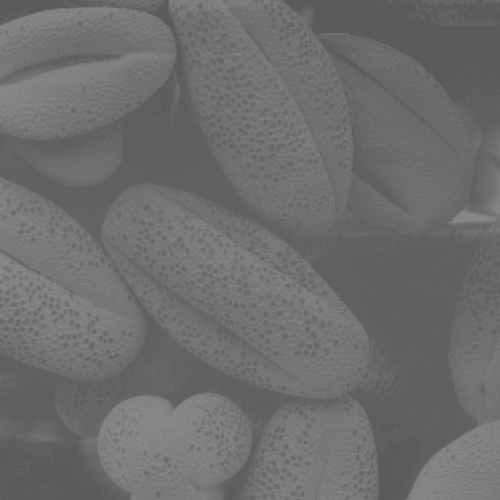
%> input picture Image Enhancement Using Histogram Processing/lab_a.tif, 500 x 500 px
$ octave Code_for_Image_Enhancement_Using_Histogram_Processing.m   (GNU Octave 9; MATLAB toolbox functions it lacks are replaced by stand-ins)
%> lines starting %> are read from the running program, lines starting %| are printed output that depends on the picture
%% Image Enhancement Using Histogram Processing

% Calculating histogram of an image.
I=imread("lab_a.tif");
%> I is the input picture: size 500x500 uint8; min 91, max 138, mean 109.1
H=imhist(I);
%> H = 256 values, max 19078 at index 97, min 0 at index 1, mean 976.6
figure,
subplot(1,2,1)
imshow(I)
title("Low contrast image")
subplot(1,2,2)
stem(H)
xlim([0 255]);
title("Histogram of image")
colorbar('southoutside')
colormap gray
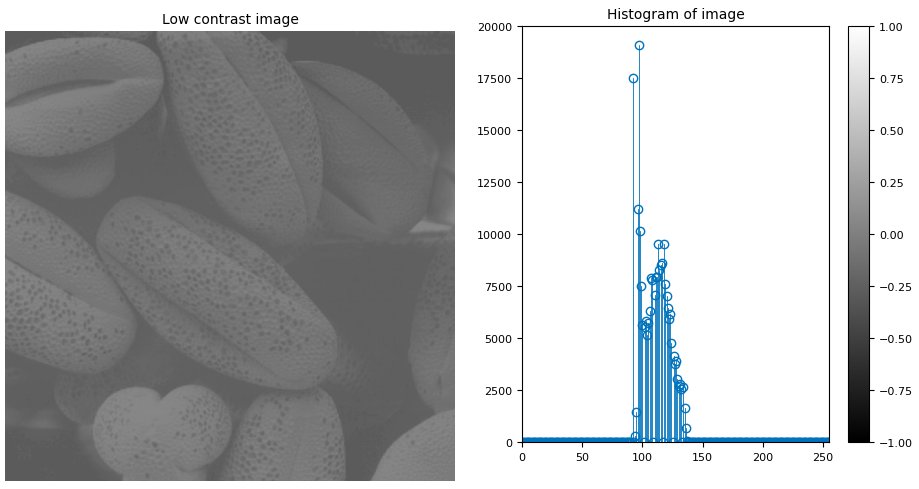
%> figure redrawn from the program's plot data, 2 panels

%%
% Calculating histogram and their equalised image plot its transfer
% function.
I=imread("lab_a.tif");
[O,T]=histeq(I);
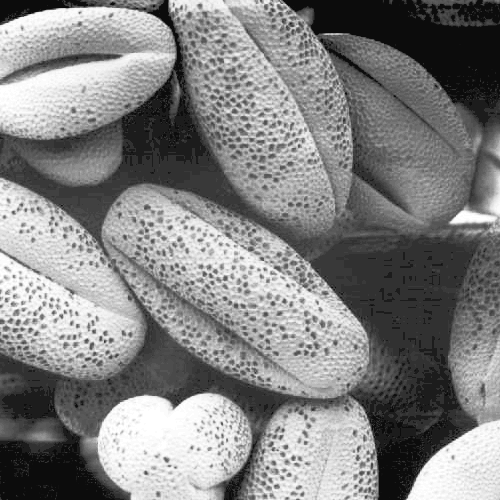
%> O: size 500x500 uint8; min 12, max 255, mean 130.3
%> T = 256 values from 0 to 1
H=imhist(I);
H1=imhist(O);
%> H1 = 256 values, max 19078 at index 50, min 0 at index 1, mean 976.6
figure,
subplot(2,2,1)
imshow(I)
title("Low contrast image")
subplot(2,2,2)
plot(H)
xlim([0 255]);
title("Equi hist of low contrast image")
subplot(2,2,3)
imshow(O)
title("Equalised image")
subplot(2,2,4)
plot(H)
xlim([0 255]);
title("Equalised histogram of Equalised image")
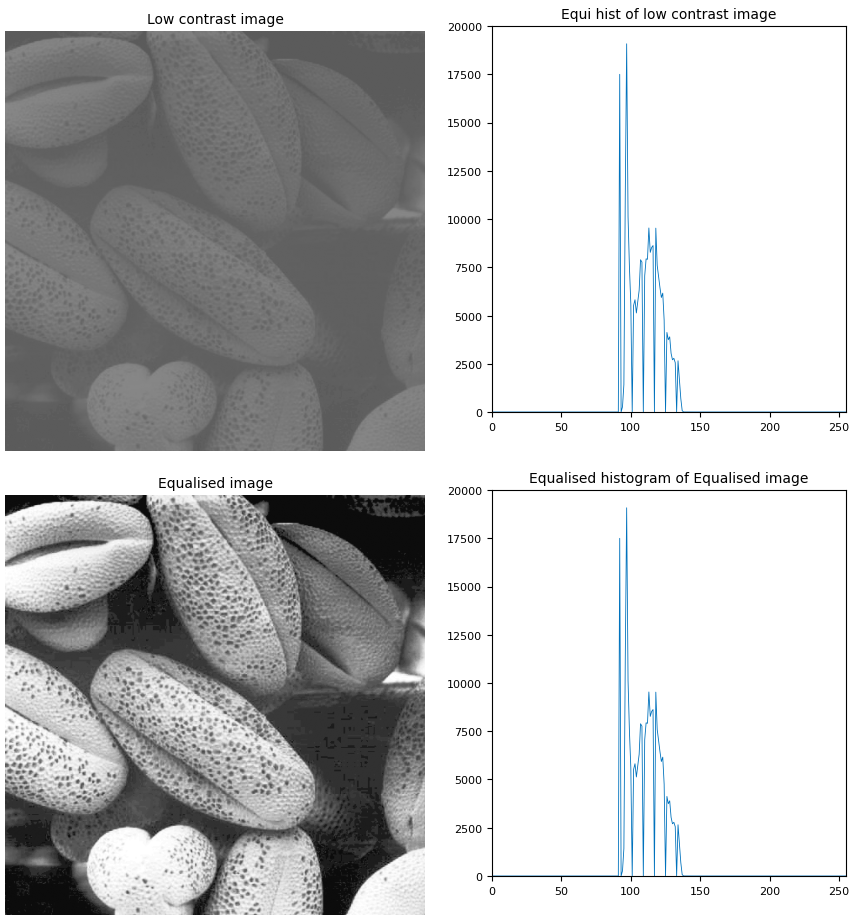
%> figure redrawn from the program's plot data, 4 panels
figure,
subplot(1,1,1)
plot(T)
xlim([0 255]);
title("Transfer function")
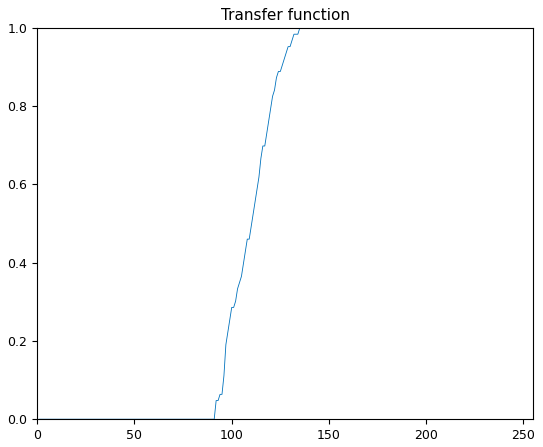
%> figure redrawn from the program's plot data; curve peaks at x = 135, y = 1
